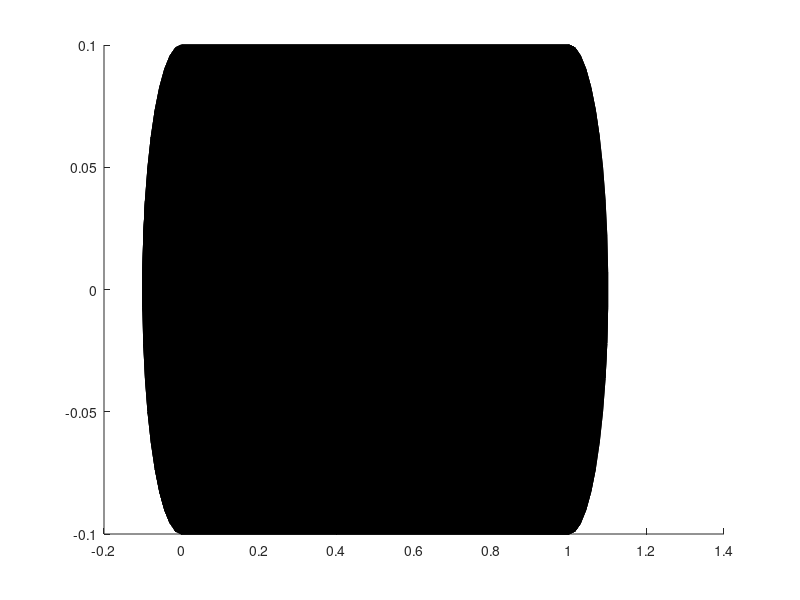

Write the MATLAB code that produced this figure. (Note: this script raises an error after producing the figure.)
function [patch_obj, verts] = linkGeneration()
    % link dimensions
    arm_len = 1.0;
    arm_wid = 0.2;
    arm_hei = 0.1;

    % number of vertices of a pi arc
    arc_res = 22 

    %Containters to store coordinates
    x_cl = [];
    y_cl = [];
    z_cl = [];

    % HOW POINTS ARE GENERATED:

    %   left half   no-points    right half
    %      * *                   * *
    %    *                           *
    %   *                             *
    %   *                             *
    %    *                           *
    %      * *                   * *


    % create the left half of the circle
    increments = linspace(pi/2, pi*3/2, arc_res);
    for i=1:arc_res
        x = cos(increments(i))*arm_wid*0.5;
        y = sin(increments(i))*arm_wid*0.5;
        x_cl = [x_cl, x];
        y_cl = [y_cl, y];
    end

    % create the right half of the circle
    increments = linspace(pi/2, -pi/2, arc_res);
    for i=1:arc_res
        x = cos(increments(i))*arm_wid*0.5 + arm_len; % apply the offset in x
        y = sin(increments(i))*arm_wid*0.5;
        x_cl = [x_cl, x];
        y_cl = [y_cl, y];
    end

    % Z coordinates calculations: simple offset from XoY Plane
    z_cl1 = ones(1, 2*arc_res)*arm_hei*0.5; % Offset of points in the positive and neg dir
    z_cl2 = ones(1, 2*arc_res)*arm_hei*-0.5;
    z_cl = [z_cl1, z_cl2]; % combining into one vector of z coordinates

    % Extend the size of points in X, Y to cover both positive and negative Z offset size
    x_cl = [x_cl, x_cl];
    y_cl = [y_cl, y_cl];

    ax = gca;
    tris = convhull(x_cl,y_cl,z_cl); % Generate mesh: the connections between the vertices
    verts = [x_cl', y_cl', z_cl'];
    patch_obj= patch('Faces',tris,'Vertices', verts); % create the object to display
    patch_obj.FaceColor = ax.ColorOrder(2,:);

    patch_obj.EdgeColor = 'none';
    grid on

    %xlim([-2 2])
    %ylim([-2 2])
    %zlim([-1 1])

    %camlight
    %axis equal
    %az = 45;
    %el = 60;
    %view(az, el);
    %pause(33)
